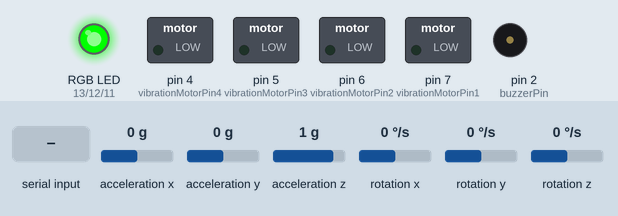
A sketch run on a simulated Arduino Uno, built with avr-gcc and run on an emulated ATmega328P. Parts: switched loads named in the sketch (green lamp = pin HIGH), an RGB LED mixed from three pins (HIGH = lit), buzzer (waves = sounding, pin HIGH). The test bench sets the inputs (shaded band); at power-on: acceleration y 0 g, acceleration x 0 g, acceleration z 1 g, rotation x 0 °/s, rotation y 0 °/s, rotation z 0 °/s.

Above: at 1.2 s.
1.3 s: "90,45\n" received over Serial
At 2.4 s:
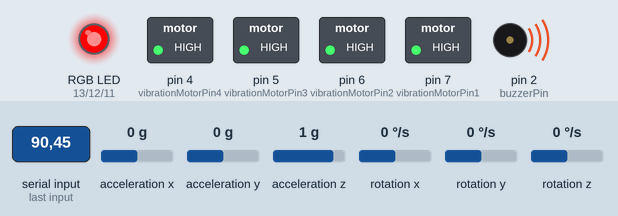
3.1 s: "30,150\n" received over Serial
At 3.49 s:
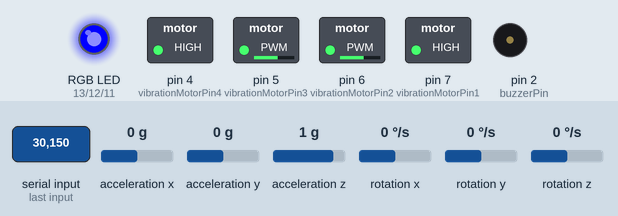
5.1 s: acceleration y set to -1.4 g
At 6.2 s:
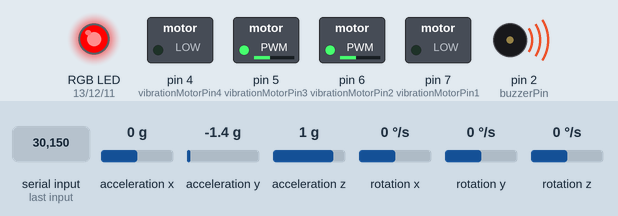
6.6 s: "1\n" received over Serial
At 7.2 s:
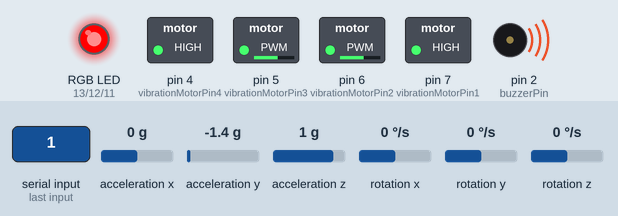
8.1 s: "0\n" received over Serial
At 9.1 s:
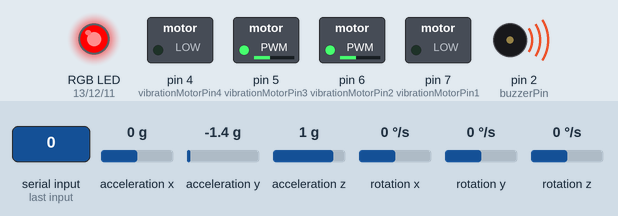
9.6 s: "2\n" received over Serial
At 10.1 s:
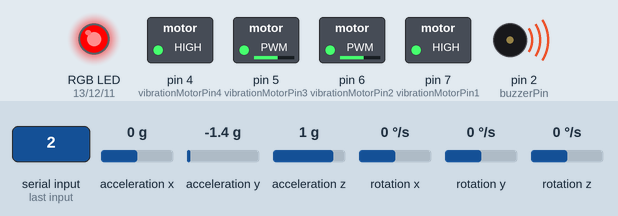
Timing chart, 0 to 12.1 s (numbered marks = the images above; inputs shaded):
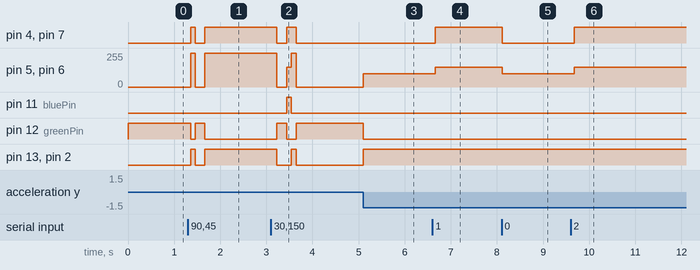

The sketch:

parkinsons.ino
```cpp
#include <Wire.h>
#include <MPU6050.h>

MPU6050 mpu;

int vibrationMotorPin1 = 7;  // Motor 1 connected to Pin 7
int vibrationMotorPin2 = 6;  // Motor 2 connected to Pin 6
int vibrationMotorPin3 = 5;  // Motor 3 connected to Pin 5
int vibrationMotorPin4 = 4;  // Motor 4 connected to Pin 4
int redPin = 13;             // Red LED connected to Pin 13
int greenPin = 12;           // Green LED connected to Pin 12
int bluePin = 11;            // Blue LED connected to Pin 11
int buzzerPin = 2;           // Buzzer connected to Pin 2

int signal; // Variable to store the signal from the computer

void setup() {
  Serial.begin(9600);
  Wire.begin();

  // Initialize MPU6050
  mpu.initialize();
  if (!mpu.testConnection()) {
    Serial.println("MPU6050 connection failed!");
    while (1); // Halt the program if initialization fails
  }

  pinMode(vibrationMotorPin1, OUTPUT);
  pinMode(vibrationMotorPin2, OUTPUT);
  pinMode(vibrationMotorPin3, OUTPUT);
  pinMode(vibrationMotorPin4, OUTPUT);
  pinMode(redPin, OUTPUT);
  pinMode(greenPin, OUTPUT);
  pinMode(bluePin, OUTPUT);
  pinMode(buzzerPin, OUTPUT); // Set buzzer pin as output
}

void loop() {
  // Check for signals from the computer
  if (Serial.available() > 0) {
    char incomingChar = Serial.read(); // Read the incoming byte
    if (incomingChar >= '0' && incomingChar <= '9') {
      signal = incomingChar - '0'; // Convert char to integer
    }
  }

  // Variables to store accelerometer and gyroscope data
  int16_t ax, ay, az;
  int16_t gx, gy, gz;

  // Get accelerometer and gyroscope data
  mpu.getMotion6(&ax, &ay, &az, &gx, &gy, &gz);

  // Calculate tilt angle (using y-axis as an example)
  float tiltAngle = atan2(ay, az) * 180 / PI;

  // Set color based on tilt and signal values
  bool isHighTilt = false;
  if (abs(tiltAngle) < 10) {
    setColor(0, 255, 0); // Green for little/no tilt
  } else if (abs(tiltAngle) >= 10 && abs(tiltAngle) < 20) {
    setColor(0, 0, 255); // Blue for medium tilt
  } else {
    setColor(255, 0, 0); // Red for high tilt
    isHighTilt = true; // Flag for high tilt
  }

  // Override color based on signal only if tilt is minimal
  if (abs(tiltAngle) < 10) {
    if (signal == 0) {
      setColor(0, 255, 0); // Green for signal 0
    } else if (signal == 1 || signal == 2) {
      setColor(0, 0, 255); // Blue for signal 1 or 2
    } else if (signal >= 3) {
      setColor(255, 0, 0); // Red for signal > 3
    }
  }

  // Adjust tilt threshold, vibration intensity, and buzzer behavior based on severity
  int tiltThreshold;
  int vibrationIntensity1, vibrationIntensity2, vibrationIntensity3, vibrationIntensity4;

  if (signal == 0) { // No symptoms detected
    tiltThreshold = 15;
    vibrationIntensity1 = 100; // Low intensity
    vibrationIntensity2 = 100; // Low intensity
    vibrationIntensity3 = 100; // Low intensity
    vibrationIntensity4 = 100; // Low intensity
  } else if (signal == 1 || signal == 2) { // Mild symptoms
    tiltThreshold = 12;
    vibrationIntensity1 = 150; // Medium intensity
    vibrationIntensity2 = 150; // Medium intensity
    vibrationIntensity3 = 150; // Medium intensity
    vibrationIntensity4 = 150; // Medium intensity
  } else if (signal >= 3) { // Moderate to severe symptoms
    tiltThreshold = 10;
    vibrationIntensity1 = 255; // High intensity
    vibrationIntensity2 = 255; // High intensity
    vibrationIntensity3 = 255; // High intensity
    vibrationIntensity4 = 255; // High intensity
  }

  // Check if tilt exceeds the adjusted threshold OR signal indicates a symptom level
  if (abs(tiltAngle) > tiltThreshold || signal >= 1) {  // Adjusted condition
    analogWrite(vibrationMotorPin1, vibrationIntensity1); // Activate motor 1
    analogWrite(vibrationMotorPin2, vibrationIntensity2); // Activate motor 2
    analogWrite(vibrationMotorPin3, vibrationIntensity3); // Activate motor 3
    analogWrite(vibrationMotorPin4, vibrationIntensity4); // Activate motor 4
  } else {
    // Deactivate all motors if tilt is below threshold
    digitalWrite(vibrationMotorPin1, LOW);
    digitalWrite(vibrationMotorPin2, LOW);
    digitalWrite(vibrationMotorPin3, LOW);
    digitalWrite(vibrationMotorPin4, LOW);
  }

  // Activate buzzer only if signal > 3 or high tilt (red LED)
  if (signal >= 3 || isHighTilt) {
    digitalWrite(buzzerPin, HIGH); // Activate buzzer
  } else {
    digitalWrite(buzzerPin, LOW);  // Turn off buzzer
  }

  delay(100); // Sampling delay
}

// Function to set the RGB LED color
void setColor(int red, int green, int blue) {
  analogWrite(redPin, red);
  analogWrite(greenPin, green);
  analogWrite(bluePin, blue);
}
```

Measured:
- after the input at 1.3 s, pin 4 (vibrationMotorPin4): LOW → HIGH after 0.06 s, → LOW 0.10 s later, → HIGH 0.21 s later; pin 5 (vibrationMotorPin3): 0/255 → 255/255 after 0.06 s, → 0/255 0.10 s later, → 255/255 0.21 s later
- after the input at 3.1 s, pin 4 (vibrationMotorPin4): HIGH → LOW after 0.13 s, → HIGH 0.21 s later, → LOW 0.21 s later; pin 5 (vibrationMotorPin3): 255/255 → 0/255 after 0.13 s, → 150/255 0.21 s later, → 255/255 0.10 s later, → 0/255 0.10 s later
- after the input at 5.1 s, pin 5 (vibrationMotorPin3), pin 6 (vibrationMotorPin2): 0/255 → 100/255 at once; pin 12 (greenPin): HIGH → LOW at once; pin 13 (redPin), pin 2 (buzzerPin): LOW → HIGH at once
- after the input at 6.6 s, pin 4 (vibrationMotorPin4), pin 7 (vibrationMotorPin1): LOW → HIGH after 0.06 s; pin 5 (vibrationMotorPin3), pin 6 (vibrationMotorPin2): 100/255 → 150/255 after 0.06 s
- after the input at 8.1 s, pin 4 (vibrationMotorPin4), pin 7 (vibrationMotorPin1): HIGH → LOW at once; pin 5 (vibrationMotorPin3), pin 6 (vibrationMotorPin2): 150/255 → 100/255 at once
- after the input at 9.6 s, pin 4 (vibrationMotorPin4), pin 7 (vibrationMotorPin1): LOW → HIGH after 0.08 s; pin 5 (vibrationMotorPin3), pin 6 (vibrationMotorPin2): 100/255 → 150/255 after 0.08 s
